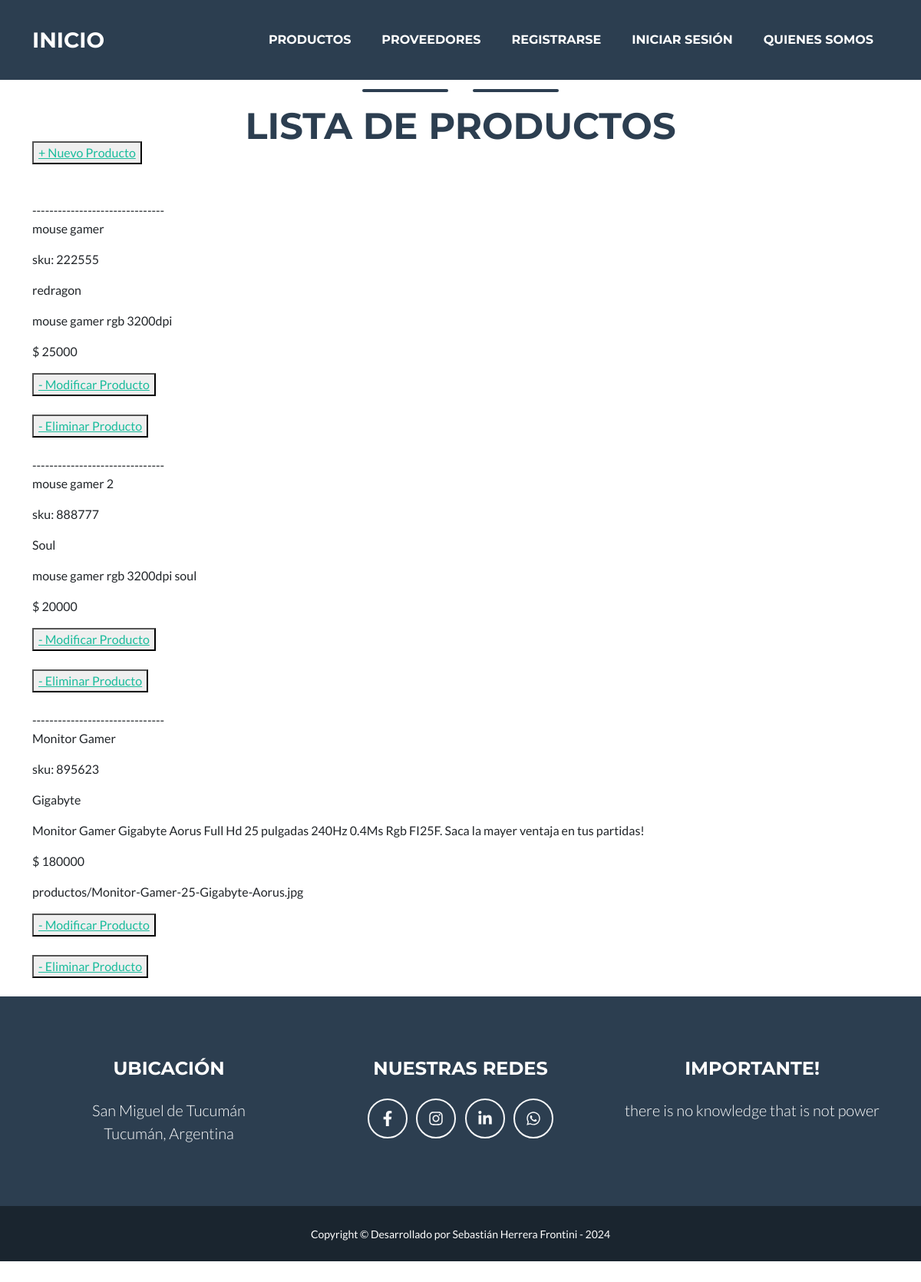
The app's page /lista_productos/ with its own data.
### ViperApp/models.py (models this page shows, shortened)
class Producto(models.Model):
    nombre = models.CharField(max_length=30)
    sku = models.IntegerField()
    marca = models.CharField(max_length=30)
    descripcion = models.CharField(max_length=200)
    precio = models.IntegerField()
    imagen = models.ImageField(upload_to="productos", null=True)

### ViperApp/views.py (the view)
# urls.py: path('lista_productos/', listaProducto, name="Lista_Productos"),
def listaProducto(request):
    productos = Producto.objects.all()
    contexto = {"products": productos}
    return render(request, "ViperApp/lista_productos.html", contexto)

### ViperApp/templates/ViperApp/lista_productos.html (shortened to what this page needs)
{% extends "ViperApp/zplantvacia.html" %}
{% load static %}
{% block listas %}
<h2 class="page-section-heading text-center text-uppercase text-secondary mb-0">Lista de Productos</h2>
<button>
    <a href="{% url 'Alta_Productos' %}"> + Nuevo Producto </a>
</button>
<br><br><br>
{% for productos in products %}
-------------------------------
<p> {{productos.nombre}} </p>
<p> sku: {{productos.sku}} </p>
<p> {{productos.marca}} </p>
<p> {{productos.descripcion}} </p>
<p> $ {{productos.precio}} </p>
<p> {{productos.imagen}} </p>
<button>
    <a href="{% url 'Modifica_Productos' productos.nombre %}"> - Modificar Producto </a>
</button>
<br><br>
<button>
    <a href="{% url 'Baja_Productos' productos.nombre %}"> - Eliminar Producto </a>
</button>
<br><br>
{% endfor %}
</div>
{% endblock %}

### ViperApp/templates/ViperApp/zplantvacia.html (shortened to what this page needs)
<!DOCTYPE html>
<html lang="en">
    <head>
        {% load static %}
        <link href="{% static 'ViperApp/css/styles.css' %}" rel="stylesheet" />
    </head>
    <body id="page-top">
        <nav class="navbar navbar-expand-lg bg-secondary text-uppercase fixed-top" id="mainNav">
            <div class="container">
                <a class="navbar-brand" href="{% url 'Inicio' %}">Inicio</a>
                <div class="collapse navbar-collapse" id="navbarResponsive">
                    <ul class="navbar-nav ms-auto">
                        <li class="nav-item mx-0 mx-lg-1"><a class="nav-link py-3 px-0 px-lg-3 rounded" href="{% url 'Lista_Productos' %}">Productos</a></li>
                        <li class="nav-item mx-0 mx-lg-1"><a class="nav-link py-3 px-0 px-lg-3 rounded" href="{% url 'Lista_Proveedores' %}">Proveedores</a></li>
                        {% if request.user.is_authenticated %}
                        <li class="nav-item mx-0 mx-lg-1"><a class="nav-link py-3 px-0 px-lg-3 rounded" href="{% url 'Logout' %}">Cerrar Sesión</a></li>
                        {% else %}
                        <li class="nav-item mx-0 mx-lg-1"><a class="nav-link py-3 px-0 px-lg-3 rounded" href="{% url 'Registro' %}">Registrarse</a></li>
                        <li class="nav-item mx-0 mx-lg-1"><a class="nav-link py-3 px-0 px-lg-3 rounded" href="{% url 'Login' %}">Iniciar Sesión</a></li>
                        {% endif %}
                        <li class="nav-item mx-0 mx-lg-1"><a class="nav-link py-3 px-0 px-lg-3 rounded" href="{% url 'Nosotros' %}">Quienes Somos</a></li>
                        <br><br>
                    </ul>
                </div>
            </div>
        </nav>
        <section class="page-section portfolio" id="portfolio">
            <div class="container">
                <div class="divider-custom">
                    <div class="divider-custom-line"></div>
                    <div class="divider-custom-line"></div>
                </div>
                    {% block listas %}
        {% endblock %}
        <footer class="footer text-center">
            <div class="container">
                <div class="row">
                    <div class="col-lg-4 mb-5 mb-lg-0">
                        <h4 class="text-uppercase mb-4">Ubicación</h4>
                        <p class="lead mb-0">
                            San Miguel de Tucumán
                            <br />
                            Tucumán, Argentina
                        </p>
                    </div>
                    <div class="col-lg-4 mb-5 mb-lg-0">
                        <h4 class="text-uppercase mb-4">Nuestras Redes</h4>
                        <a class="btn btn-outline-light btn-social mx-1" href="#!"><i class="fab fa-fw fa-facebook-f"></i></a>
                        <a class="btn btn-outline-light btn-social mx-1" href="#!"><i class="fab fa-fw fa-instagram"></i></a>
                        <a class="btn btn-outline-light btn-social mx-1" href="#!"><i class="fab fa-fw fa-linkedin-in"></i></a>
                        <a class="btn btn-outline-light btn-social mx-1" href="#!"><i class="fab fa-fw fa-whatsapp"></i></a>
                    </div>
                    <div class="col-lg-4">
                        <h4 class="text-uppercase mb-4">Importante!</h4>
                        <p class="lead mb-0">
                            there is no knowledge that is not power
                        </p>
                    </div>
                </div>
            </div>
        </footer>
        <div class="copyright py-4 text-center text-white">
            <div class="container"><small>Copyright &copy; Desarrollado por Sebastián Herrera Frontini - 2024</small></div>
        </div>

### records on screen
Producto: nombre "mouse gamer", sku "222555", marca "redragon", descripcion "mouse gamer rgb 3200dpi", precio "25000"
Producto: nombre "mouse gamer 2", sku "888777", marca "Soul", descripcion "mouse gamer rgb 3200dpi soul", precio "20000"
Producto: nombre "Monitor Gamer", sku "895623", marca "Gigabyte", descripcion "Monitor Gamer Gigabyte Aorus Full Hd 25 pulgadas 240Hz 0.4Ms Rgb FI25F. Saca la mayer ventaja en tus partidas!", precio "180000", imagen "productos/Monitor-Gamer-25-Gigabyte-Aorus.jpg"
